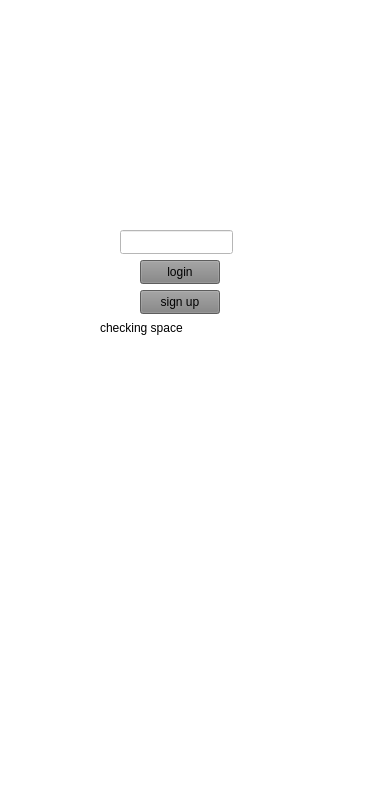
<?xml version="1.0" encoding="UTF-8"?>
<ui version="4.0">
 <class>MainWindow</class>
 <widget class="QMainWindow" name="MainWindow">
  <property name="geometry">
   <rect>
    <x>0</x>
    <y>0</y>
    <width>375</width>
    <height>812</height>
   </rect>
  </property>
  <property name="minimumSize">
   <size>
    <width>375</width>
    <height>812</height>
   </size>
  </property>
  <property name="maximumSize">
   <size>
    <width>375</width>
    <height>812</height>
   </size>
  </property>
  <property name="windowTitle">
   <string>MainWindow</string>
  </property>
  <property name="styleSheet">
   <string notr="true">background-color: rgb(255, 255, 255);</string>
  </property>
  <widget class="QWidget" name="centralwidget">
   <widget class="QPushButton" name="loginButton">
    <property name="geometry">
     <rect>
      <x>140</x>
      <y>260</y>
      <width>80</width>
      <height>24</height>
     </rect>
    </property>
    <property name="styleSheet">
     <string notr="true">background-color: rgb(130, 130, 130);</string>
    </property>
    <property name="text">
     <string>login</string>
    </property>
   </widget>
   <widget class="QPushButton" name="signupButton">
    <property name="geometry">
     <rect>
      <x>140</x>
      <y>290</y>
      <width>80</width>
      <height>24</height>
     </rect>
    </property>
    <property name="styleSheet">
     <string notr="true">background-color: rgb(130, 130, 130);</string>
    </property>
    <property name="text">
     <string>sign up</string>
    </property>
   </widget>
   <widget class="QLineEdit" name="line_username">
    <property name="geometry">
     <rect>
      <x>120</x>
      <y>230</y>
      <width>113</width>
      <height>24</height>
     </rect>
    </property>
   </widget>
   <widget class="QLabel" name="check_label">
    <property name="geometry">
     <rect>
      <x>100</x>
      <y>320</y>
      <width>131</width>
      <height>16</height>
     </rect>
    </property>
    <property name="text">
     <string>checking space</string>
    </property>
   </widget>
  </widget>
  <widget class="QMenuBar" name="menubar">
   <property name="geometry">
    <rect>
     <x>0</x>
     <y>0</y>
     <width>375</width>
     <height>21</height>
    </rect>
   </property>
  </widget>
  <widget class="QStatusBar" name="statusbar"/>
 </widget>
 <resources/>
 <connections/>
</ui>
